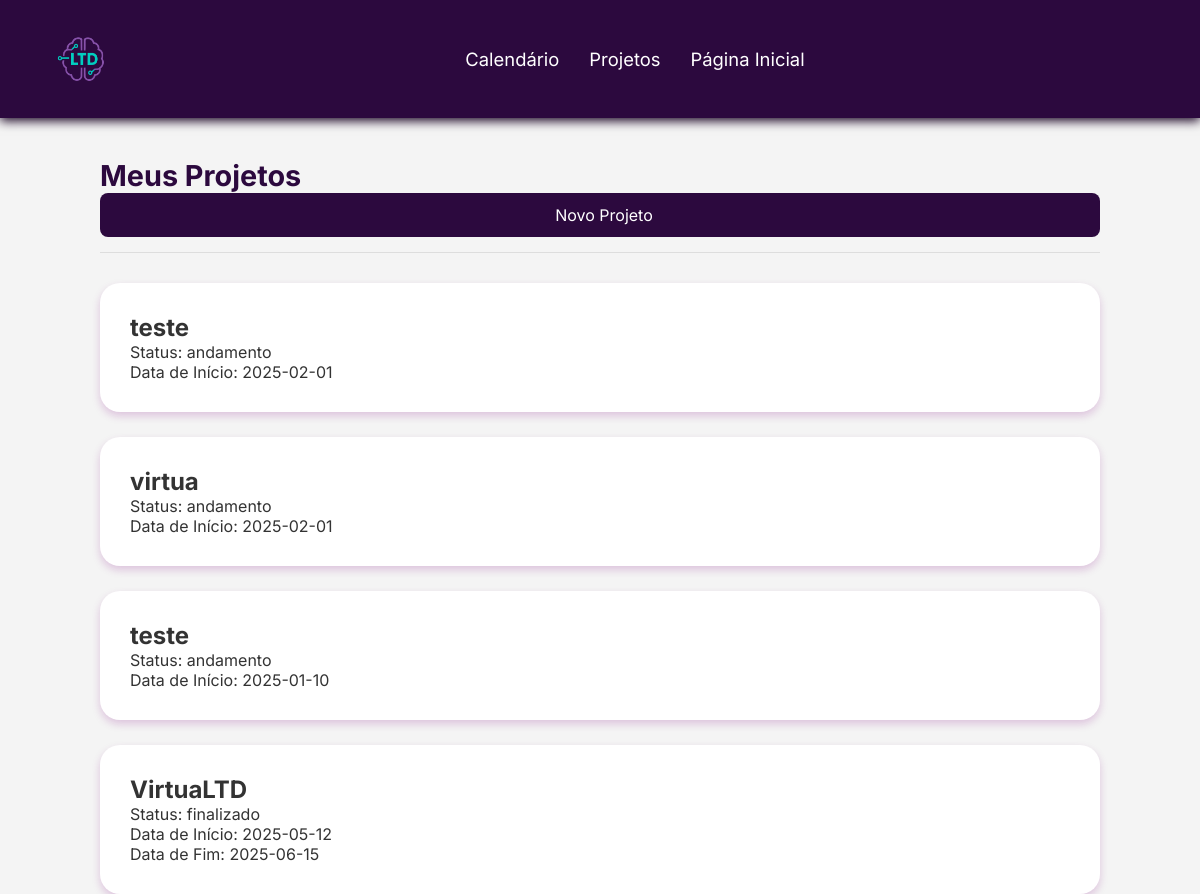
Page /projetos on the committed database.
### tables this page shows
CREATE TABLE projetos (
            id INTEGER PRIMARY KEY AUTOINCREMENT,
            titulo TEXT NOT NULL,
            resumo TEXT NOT NULL,
            status TEXT NOT NULL,
            data_inicio TEXT NOT NULL,
            data_fim TEXT
        );

### lab_academico/app.py (the view)
@app.route('/projetos')
def projetos():
    conn = sqlite3.connect('database.db')
    cursor = conn.cursor()
    cursor.execute('SELECT id, titulo, status, data_inicio, data_fim FROM projetos')
    projetos = cursor.fetchall()
    conn.close()
    return render_template('projinicial.html', projetos=projetos)

### lab_academico/templates/projinicial.html (shortened to what this page needs)
<!DOCTYPE html>
<html lang="pt-br">
<head>
  <link rel="stylesheet" href="/static/projinicial.css">
  <link rel="stylesheet" href="/static/cabecalho.css">
</head>
<body>
  <header>
    <nav class="nav-bar">
      <div class="logo_card">
        <a href="{{ url_for('pagina_inicial') }}"><img src="/static/img.png" alt="Logo"></a>
      </div>
      <div class="nav-list">
        <ul>
          <li class="nav-item"><a href="{{ url_for('calendario') }}" class="nav-link">Calendário</a></li>
          <li class="nav-item"><a href="{{ url_for('projetos') }}" class="nav-link">Projetos</a></li>
          <li class="nav-item"><a href="{{ url_for('pagina_inicial') }}" class="nav-link">Página Inicial</a></li>
        </ul>
      </div>
    </nav>
  </header>
  <div class="container">
    <div class="header">
      <h1>Meus Projetos</h1>
      <a href="{{ url_for('pagina_cadastro') }}" class="btn-new-project">
         Novo Projeto
      </a>
    </div>
    <div class="project-list">
      {% if projetos %}
        {% for projeto in projetos %}
          <div class="project">
            <h2>{{ projeto[1] }}</h2>
            <p>Status: {{ projeto[2] }}</p>
            <p>Data de Início: {{ projeto[3] }}</p>
            {% if projeto[4] %}
              <p>Data de Fim: {{ projeto[4] }}</p>
            {% endif %}
          </div>
        {% endfor %}
      {% else %}
        <p>Nenhum projeto cadastrado ainda. Clique em "Novo Projeto" para começar.</p>
      {% endif %}
    </div>
  </div>
</body>
</html>

### lab_academico/static/projinicial.css (style rules this page uses)
* { margin: 0; padding: 0; }
body { font-family: Arial, sans-serif; background-color: #f4f4f4; color: #333; margin: 0; min-height: 100vh; }
.container { max-width: 1000px; margin: 0 auto; width: 95%; }
.header { justify-content: space-between; align-items: center; margin-bottom: 30px; padding-bottom: 15px; padding-top: 40px; border-bottom: 1px solid #ddd; }
.header h1 { color: #2c093e; margin: 0; font-size: 1.8em; }
.btn-new-project { background-color: #2c093e; color: white; border: none; padding: 12px 20px; border-radius: 8px; cursor: pointer; font-size: 1em; display: flex; align-items: center; justify-content: center; gap: 8px; transition: background-color 0.3s; text-decoration: none; }
.project-list { display: flex; flex-direction: column; gap: 25px; }
.project { background-color: white; border-radius: 20px; box-shadow: 0 4px 8px rgba(128, 0, 128, 0.2); padding: 30px; }
.project { transition: transform 0.3s, box-shadow 0.3s; }

### lab_academico/static/cabecalho.css (style rules this page uses)
* { padding: 0; margin: 0; font-family: 'Inter', sans-serif; }
header { background-color: #2c093e; box-shadow: 0px 3px 10px #1a0524; }
.nav-bar { display: flex; justify-content: space-between; padding: 1.5rem 3rem; }
img { display: flex; align-items: center; width: 70px; height: 70px; cursor: pointer; }
.nav-list { display: flex; align-items: center; margin-left: auto; margin-right: auto; }
.nav-list ul { display: flex; justify-content: center; list-style: none; }
.nav-item { margin: 0 15px; }
.nav-link { text-decoration: none; font-size: 1.15rem; color: #fff; font-weight: 400; }

### rows in the picture
projetos: titulo "teste", status "andamento", data_inicio "2025-02-01"
projetos: titulo "virtua", status "andamento", data_inicio "2025-02-01"
projetos: titulo "teste", status "andamento", data_inicio "2025-01-10"
projetos: titulo "VirtuaLTD", status "finalizado", data_inicio "2025-05-12", data_fim "2025-06-15"
